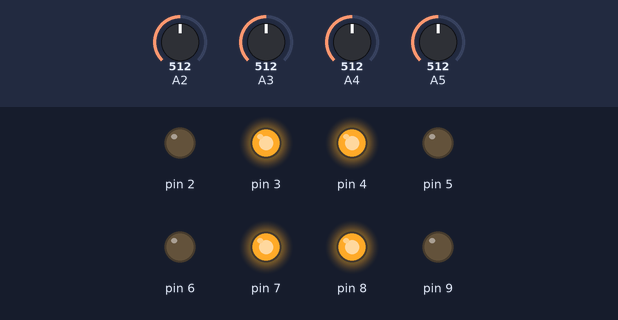
Bench run of a sketch on a simulated Arduino Uno, built with avr-gcc and run on an emulated ATmega328P. On the bench: output pins drawn as LEDs (lit = HIGH). The inputs (shaded band) are chosen by the test bench; at power-on: A3 = 512, A2 = 512, A4 = 512, A5 = 512.

Above: at 1.01 s.
At 2.2 s:
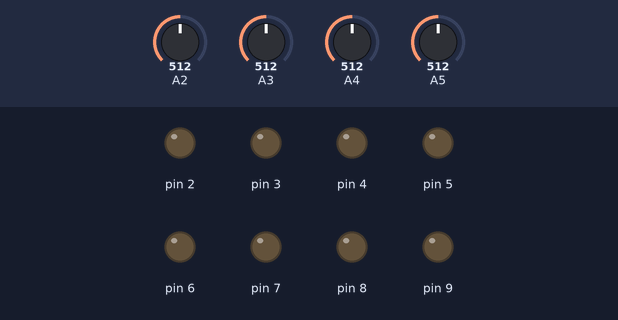
2.3 s: A3 set to 716
At 11.13 s:
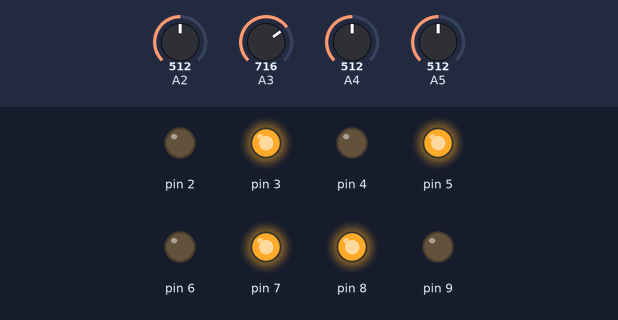
Timing chart, 0 to 12.7 s (numbered marks = the images above; inputs shaded):
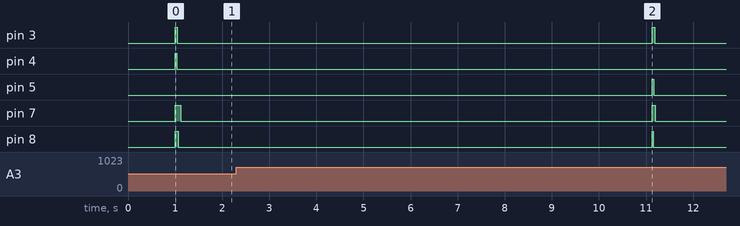

The sketch:

arm_drive.ino
```cpp
#include <Arduino.h>
#include <math.h>

#define OPEN 1
#define CLOSE 0

#define INNER_ARM_LENGTH 230
#define OUTER_ARM_LENGTH 225

double p_max = 410.0;
double p_min = 50.0;
double p_target = 50.0;
double p_now = 50.0;

double l_target = 0;
double l_now = 0;

double tau_p_long = 60.0;
double tau_n_long = 60.0;

double tau_p_short = 60.0;
double tau_n_short = 60.0;

double FK_x (double theta1, double theta2) {
  return INNER_ARM_LENGTH*cos(theta1) + OUTER_ARM_LENGTH*cos(theta1 + theta2);
}

double FK_y (double theta1, double theta2) {
  return INNER_ARM_LENGTH*sin(theta1) + OUTER_ARM_LENGTH*sin(theta1 + theta2);
}

double IK_theta1(double x, double y) {

  double d1 = pow(x, 2) + pow(y, 2) + pow(INNER_ARM_LENGTH, 2) - pow(OUTER_ARM_LENGTH, 2);
  double d2 = 2 * INNER_ARM_LENGTH * sqrt(pow(x, 2) + pow(y, 2));
  return -acos(d1 / d2) + atan2(y, x);  // atan2からacosに変更して、角度θ2を正しく計算
}


double IK_theta2(double x, double y) {

  double theta1 = IK_theta1(x, y);

  double d1 = y - INNER_ARM_LENGTH*sin(theta1);
  double d2 = x - INNER_ARM_LENGTH*cos(theta1);

  return atan2(d1, d2) - theta1;
}

double length_LI (double theta2) {
  double L1 = 175.0;
  double L2 = 50.0;
  double d = 15.0;
  double l_2 = pow(L1*cos(theta2) - d*sin(theta2) + L2, 2);
        l_2 += pow(L1*sin(theta2) + d*cos(theta2) - d, 2);
  return constrain(225 - sqrt(l_2), 0, 35);
}

double length_LO (double theta2) {
  double L = 95.0;
  double d = 15.0;
  double r60 = radians(60);
  double l_2  = pow(d*cos(theta2 + r60) - L, 2);
         l_2 += pow(d*sin(theta2 + r60) - d, 2);
  return constrain(25 - (sqrt(l_2)- 95 + 7.5), 0, 25);
}

double length_UI (double theta1) {
  double L1 = 155.0;
  double L2 = 45.0;
  double d = 15.0;
  double l_2  = pow(L1*cos(theta1) - d*sin(theta1) + L2, 2);
         l_2 += pow(L1*sin(theta1) + d*cos(theta1) - d, 2);
  return constrain(210 - sqrt(l_2), 0, 35);
}

double length_UO (double theta1) {
  double L1 = 20.0;
  double L2 = 20.0;
  double d = 15.0;
  double l_2  = pow(L2*cos(theta1) - d*sin(theta1) + L1, 2);
         l_2 += pow(L2*sin(theta1) - d*cos(theta1) + d, 2);
  return constrain(sqrt(l_2) - 15, 0, 25);
}

# define LONG  1
# define SHORT 0
//圧力から無負荷時の長さを推定する．今回は簡単のために多項式近似（あまり高次になると桁落ちの影響が出やすいため3次）
double pressure2length (double p, bool isLongMuscle) {
  double l = 0;
  if (isLongMuscle) l = 1.598922190*pow(p/100, 3.0) - 16.6702994*pow(p/100, 2.0) + 0.608702503*p  - 44.1744767;
  else l = 0.789519805*pow(p/100, 3.0) - 8.81438244*pow(p/100, 2.0) + 0.358093604*p  - 26.1634126;
  return constrain(l, 0, 40);
}
//長さから無負荷時の圧力を推定する．今回は簡単のために多項式近似（あまり高次になると桁落ちの影響が出やすいため3次）
double length2pressure (double l, bool isLongMuscle) {
  double p = 0;
  if (isLongMuscle) p = 20.8631736*pow(l/10, 3.0) - 86.0164498*pow(l/10, 2.0) + 14.2270649*l  + 60.7685131;
  else p = 29.3302257*pow(l/10, 3.0) - 77.8265821*pow(l/10, 2.0) + 11.9162234*l  + 79.1244845;
  return constrain(p, 50, 450);
}

//内圧が増えていくときのt
double phase_p(double p, bool isLongMuscle) {
  double temp = log((p_max - p_min)/(p_max - p));
  if(isLongMuscle) return tau_p_long * temp;
  return tau_p_short * temp;
}
//内圧が減っていくときのt
double phase_n(double p, bool isLongMuscle) {
  double temp = log((p_max - p_min)/(p - p_min));
  if(isLongMuscle) return tau_n_long * temp;
  return tau_n_short * temp;
}

void setup() {
  //このプログラムは基本的にUNO向けなので注意
  DDRD = DDRD | B11111100;
  DDRB = DDRB | B00000011;

  //人工筋内圧
  pinMode(A2, INPUT);
  pinMode(A3, INPUT);
  pinMode(A4, INPUT);
  pinMode(A5, INPUT);

  //リンク内角
  pinMode(A0, INPUT);
  pinMode(A1, INPUT);

  Serial.begin(115200);
  delay(1000);
}


void swap (int& x, int& y) {
  x ^= y;
  y ^= x;
  x ^= y;
}
void *sort (int t[4][2]) {
  //n = 4固定なので謎ソートでいいや
  if (t[0][0] > t[1][0]) {
    swap (t[0][0], t[1][0]);
    swap (t[0][1], t[1][1]);
  }
  if (t[2][0] > t[3][0]) {
    swap (t[2][0], t[3][0]);
    swap (t[2][1], t[3][1]);
  }
  if (t[0][0] > t[2][0]) {
    swap (t[0][0], t[2][0]);
    swap (t[0][1], t[2][1]);
  }
  if (t[1][0] > t[3][0]) {
    swap (t[1][0], t[3][0]);
    swap (t[1][1], t[3][1]);
  }
  if (t[1][0] > t[2][0]) {
    swap (t[1][0], t[2][0]);
    swap (t[1][1], t[2][1]);
  }
}

//(x, y)に向けてハンドを動かす関数
//実行時間は最も長い吸気/排気命令の長さに依存する
double movehand(int x, int y) {

  //(x, y)から目標アーム角(theta1, theta2)を算出
  double theta1 = IK_theta1(x, y);
  double theta2 = IK_theta2(x, y);

  //(theta1, theta2)から目標筋長L_UI, L_UO, L_LI, L_LOを算出
  double L_UI = length_UI(theta1);
  double L_UO = length_UO(theta1);
  double L_LI = length_LI(theta2);
  double L_LO = length_LO(theta2);

  //目標筋長L_UI, L_UO, L_LI, L_LOから目標圧力P_UI, P_UO, P_LI, P_LOを算出
  int P_UI = length2pressure(L_UI, LONG);
  int P_UO = length2pressure(L_UO, SHORT);
  int P_LI = length2pressure(L_LI, LONG);
  int P_LO = length2pressure(L_LO, SHORT);

  //目標圧力P_UI, P_UO, P_LI, P_LOから開閉時間を算出
  //同時に電磁弁のidも設定
  int P_UI_now = map(constrain(analogRead(A2), 127, 376), 127, 376, 50, 400);
  int P_UO_now = map(constrain(analogRead(A3), 501, 776), 501, 776, 50, 400);
  int P_LI_now = map(constrain(analogRead(A4),   0, 234),   0, 234, 50, 400);
  int P_LO_now = map(constrain(analogRead(A5), 512, 786), 512, 786, 50, 400);

  int t[4][2] = {{0, B00000100}, {0, B00010000}, {0, B01000000}, {0, B00000001}};
  if(P_UI_now < P_UI) {
    t[0][0] = phase_p(P_UI, LONG) - phase_p(P_UI_now, LONG);
  } else {
    t[0][0] = phase_n(P_UI, LONG) - phase_n(P_UI_now, LONG);
    t[0][1] = B00001000;
  }
  if(P_UO_now < P_UO) {
    t[1][0] = phase_p(P_UO, SHORT) - phase_p(P_UO_now, SHORT);
  } else {
    t[1][0] = phase_n(P_UO, SHORT) - phase_n(P_UO_now, SHORT);
    t[1][1] = B00100000;
  }
  if(P_LI_now < P_LI) {
    t[2][0] = phase_p(P_LI, LONG) - phase_p(P_LI_now, LONG);
  } else {
    t[2][0] = phase_n(P_LI, LONG) - phase_n(P_LI_now, LONG);
    t[2][1] = B10000000;
  }
  if(P_LO_now < P_LO) {
    t[3][0] = phase_p(P_LO, SHORT) - phase_p(P_LO_now, SHORT);
  } else {
    t[3][0] = phase_n(P_LO, SHORT) - phase_n(P_LO_now, SHORT);
    t[3][1] = B00000010;
  }

  //時間スパンと電磁弁idをソートして短い順に並べ直す
  sort(t);

  //対象電磁弁を開閉
  PORTD = ((t[0][1] | t[1][1] | t[2][1] | t[3][1]) & B11111100) | (PORTD & B00000011);
  PORTB = ((t[0][1] | t[1][1] | t[2][1] | t[3][1]) & B00000011) | (PORTB & B11111100);
  //Serial.println(PORTB, BIN);
  delay(t[0][0]);
  PORTD = (~t[0][1] & PORTD);
  PORTB = (~t[0][1] & PORTB);
  //Serial.println(PORTB, BIN);
  delay(t[1][0] - t[0][0]);
  PORTD = (~t[1][1] & PORTD);
  PORTB = (~t[1][1] & PORTB);
  //Serial.println(PORTB, BIN);
  delay(t[2][0] - t[1][0]);
  PORTD = (~t[2][1] & PORTD);
  PORTB = (~t[2][1] & PORTB);
  //Serial.println(PORTB, BIN);
  delay(t[3][0] - t[2][0]);
  PORTD = (PORTD & B00000011);
  PORTB = (PORTB & B11111100);
  //Serial.println(PORTB, BIN);


  /*
   * ここでtheta1とtheta2とのエラー分を計算
   * 必要そうなら給排気を行って精度を高める
   */
}

void loop() {
//
//  for (int i=0; i<60; i++) {
//    Serial.println(length_LO(radians(i)));
//  } while (1);

  movehand(320, 320);
  delay(10000);
  movehand(290, 320);
  delay(10000);
  movehand(290, 290);
  delay(10000);
  movehand(320, 290);
  delay(10000);


  //while(true);
}
```

Measured:
- after the input at 2.3 s, pin 4: stays LOW (without the input it goes to HIGH after 8.8 s); pin 5: LOW → HIGH after 8.8 s, → LOW 0.03 s later
